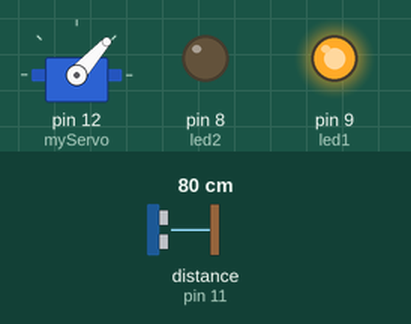
This sketch was run on a simulated Arduino Uno, built with avr-gcc and run on an emulated ATmega328P. Shown: servo, output pins drawn as LEDs (lit = HIGH). Wiring (inferred from the names in the program): ultrasonic range finder: trigger pin 10; echo pin 11. The inputs (shaded band) are chosen by the test bench; at power-on: distance to the obstacle (sensor on pin 11) 80 cm. The echo pulse lasts 58.3 µs per cm; pins used as bus, display or sensor lines are not drawn; what the sketch prints to the serial monitor is not drawn.

Above: at 1.2 s.
1.3 s: distance to the obstacle (sensor on pin 11) set to 2 cm
At 1.8 s:
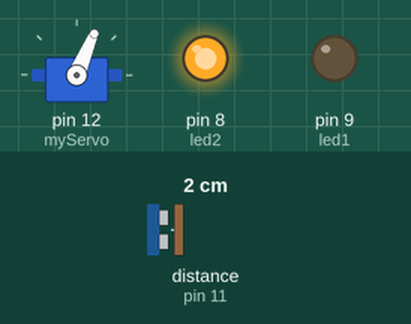
4.3 s: distance to the obstacle (sensor on pin 11) set to 26 cm
7.3 s: distance to the obstacle (sensor on pin 11) set to 33 cm
At 8.4 s:
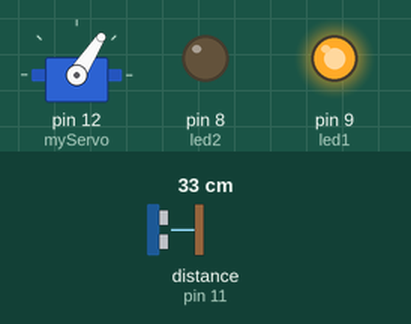
10.3 s: distance to the obstacle (sensor on pin 11) set to 4 cm
At 11.1 s:
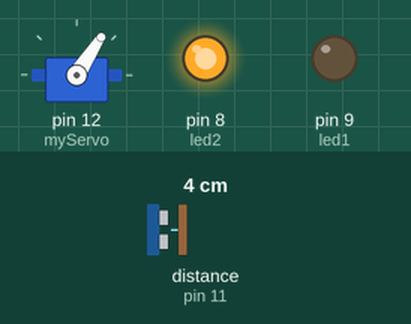
13.3 s: distance to the obstacle (sensor on pin 11) set to 35 cm
At 13.8 s:
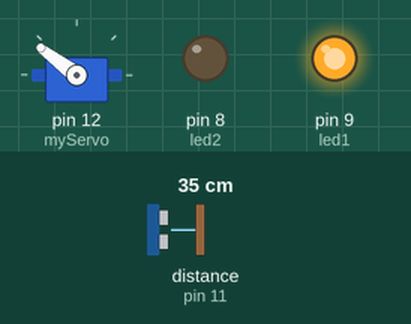
16.3 s: distance to the obstacle (sensor on pin 11) set to 9 cm
At 17.2 s:
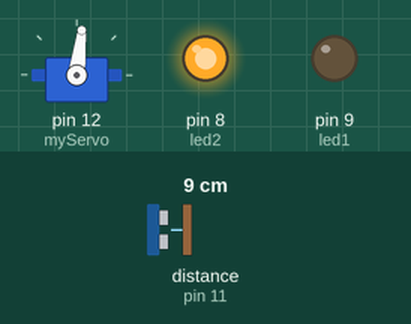
Timing chart, 0 to 20.3 s (numbered marks = the images above; inputs shaded):
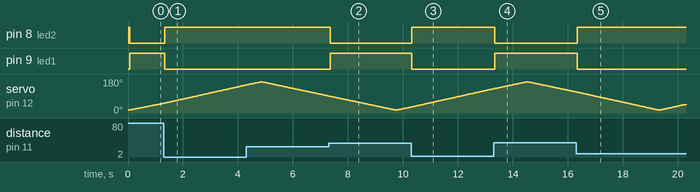

The sketch:

single_radar_arduino.ino
```cpp
// Single-radar version (v1): HC-SR04 ultrasonic sensor on one servo, two LEDs.
// Based on Nurlan Quluzade's Arduino radar tutorial. Used in Asad Moursi's graduation thesis.
// Changes from the thesis listing: removed a stray full stop after the Servo include.
// Pins: TRIG 10, ECHO 11, LEDs 9 and 8, servo 12. Serial 9600 baud, sends "angle,distance."
// Includes the Servo library
#include <Servo.h>
// Defines Tirg and Echo pins of the Ultrasonic Sensor
const int trigPin = 10;
const int echoPin = 11;
const int led1 = 9;
const int led2 = 8;
// Variables for the duration and the distance
long duration;
int distance;
Servo myServo; // Creates a servo object for controlling the servo motor
void setup() {
  pinMode(trigPin, OUTPUT); // Sets the trigPin as an Output
  pinMode(echoPin, INPUT); // Sets the echoPin as an Input
  pinMode(led1, OUTPUT);
  pinMode(led2, OUTPUT);
  Serial.begin(9600);
  myServo.attach(12); // Defines on which pin is the servo motor attached
}
void loop() {
  // rotates the servo motor from 15 to 165 degrees
  for(int i=15;i<=165;i++){
  myServo.write(i);
  delay(30);
  distance = calculateDistance();// Calls a function for calculating the distance measured by the Ultrasonic sensor for each degree

  Serial.print(i); // Sends the current degree into the Serial Port
  Serial.print(","); // Sends addition character right next to the previous value needed later in the Processing IDE for indexing
  Serial.print(distance); // Sends the distance value into the Serial Port
  Serial.print("."); // Sends addition character right next to the previous value needed later in the Processing IDE for indexing
  }
  // Repeats the previous lines from 165 to 15 degrees
  for(int i=165;i>15;i--){
  myServo.write(i);
  delay(30);
  distance = calculateDistance();
  Serial.print(i);
  Serial.print(",");
  Serial.print(distance);
  Serial.print(".");
  }
}
// Function for calculating the distance measured by the Ultrasonic sensor
int calculateDistance(){
    if (distance < 30){
    digitalWrite(led1, LOW);
    digitalWrite(led2, HIGH);
  }
  else{
    digitalWrite(led1, HIGH);
    digitalWrite(led2, LOW);
  }
  digitalWrite(trigPin, LOW);
  delayMicroseconds(2);
  // Sets the trigPin on HIGH state for 10 micro seconds
  digitalWrite(trigPin, HIGH);
  delayMicroseconds(10);
  digitalWrite(trigPin, LOW);
  duration = pulseIn(echoPin, HIGH); // Reads the echoPin, returns the sound wave travel time in microseconds
  distance= duration*0.034/2;
  return distance;
}
```

Measured:
- the behaviour switches between 30 and 31 cm on distance to the obstacle (sensor on pin 11) (found by bisection; images 1 and 2)
- after the input at 1.3 s, pin 8 (led2): LOW → HIGH at once; pin 9 (led1): HIGH → LOW at once
- after the input at 7.3 s, pin 8 (led2): HIGH → LOW after 0.05 s; pin 9 (led1): LOW → HIGH after 0.05 s
- after the input at 10.3 s, pin 8 (led2): LOW → HIGH at once; pin 9 (led1): HIGH → LOW at once
- after the input at 13.3 s, pin 8 (led2): HIGH → LOW at once; pin 9 (led1): LOW → HIGH at once
- after the input at 16.3 s, pin 8 (led2): LOW → HIGH at once; pin 9 (led1): HIGH → LOW at once
